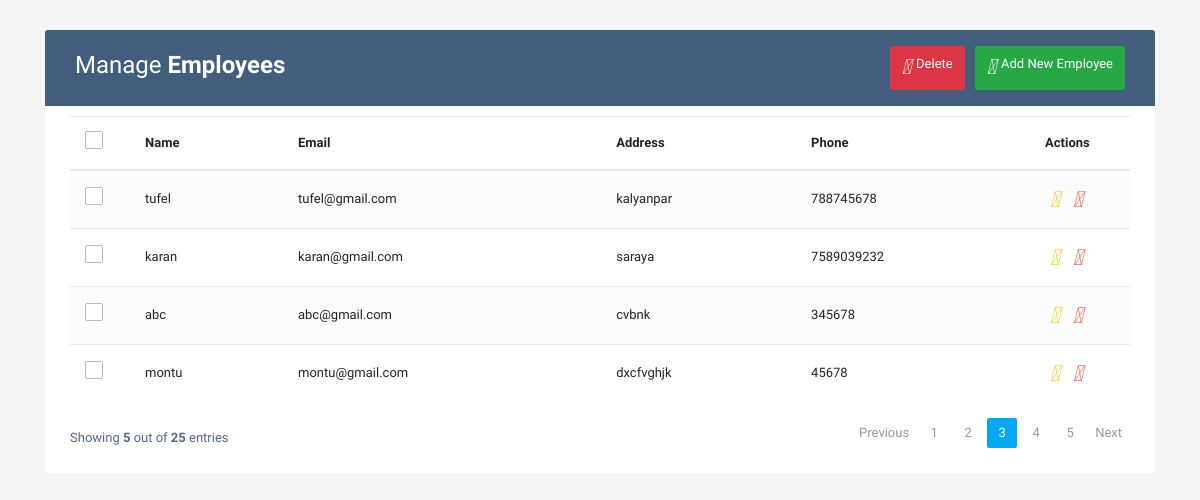
Before: / with the older database file.
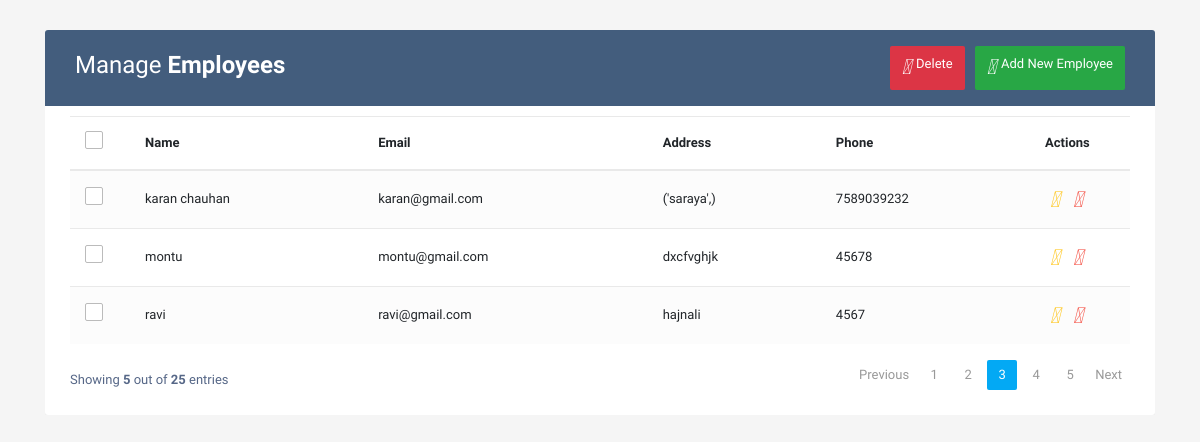
After: the same page with the newer database file.
### app1/models.py (models this page shows, shortened)
class Employee(models.Model):
    name = models.CharField(max_length=30)
    email = models.EmailField(unique=True)
    address = models.TextField()
    phone = models.IntegerField()

### app1/views.py (the view)
# urls.py: path('', views.crud, name='crud'),
def crud(request):
    emp = Employee.objects.all()
    return render(request, 'crud.html', {'emp':emp})

### app1/templates/crud.html (shortened to what this page needs)
<!DOCTYPE html>
<html lang="en">
<head>
<link rel="stylesheet" href="https://stackpath.bootstrapcdn.com/bootstrap/4.5.0/css/bootstrap.min.css">
<link rel="stylesheet" href="https://maxcdn.bootstrapcdn.com/font-awesome/4.7.0/css/font-awesome.min.css">
</head>
<body>
<div class="container-xl">
	<div class="table-responsive">
		<div class="table-wrapper">
			<div class="table-title">
				<div class="row">
					<div class="col-sm-6">
						<h2>Manage <b>Employees</b></h2>
					</div>
					<div class="col-sm-6">
						<a href="#addEmployeeModal" class="btn btn-success" data-toggle="modal"><i class="material-icons">&#xE147;</i> <span>Add New Employee</span></a>
						<a href="#deleteEmployeeModal" class="btn btn-danger" data-toggle="modal"><i class="material-icons">&#xE15C;</i> <span>Delete</span></a>
					</div>
				</div>
			</div>
			<table class="table table-striped table-hover">
				<thead>
					<tr>
						<th>
							<span class="custom-checkbox">
								<label for="selectAll"></label>
							</span>
						</th>
						<th>Name</th>
						<th>Email</th>
						<th>Address</th>
						<th>Phone</th>
						<th>Actions</th>
					</tr>
				</thead>
				<tbody>
                    {% for i in emp %}
					<tr>
						<td>
							<span class="custom-checkbox">
								<label for="checkbox1"></label>
							</span>
						</td>
						<td>{{ i.name }}</td>
						<td>{{ i.email }}</td>
						<td>{{ i.address }}</td>
						<td>{{ i.phone }}</td>
						<td>
							<a href="#editEmployeeModal{{forloop.counter}}" class="edit" data-toggle="modal"><i class="material-icons" data-toggle="tooltip" title="Edit">&#xE254;</i></a>
							<a href="#deleteEmployeeModal{{forloop.counter}}" class="delete" data-toggle="modal"><i class="material-icons" data-toggle="tooltip" title="Delete">&#xE872;</i></a>
						</td>
					</tr>
                    {% endfor %}
				</tbody>
			</table>
			<div class="clearfix">
				<div class="hint-text">Showing <b>5</b> out of <b>25</b> entries</div>
				<ul class="pagination">
					<li class="page-item disabled"><a href="#">Previous</a></li>
					<li class="page-item"><a href="#" class="page-link">1</a></li>
					<li class="page-item"><a href="#" class="page-link">2</a></li>
					<li class="page-item active"><a href="#" class="page-link">3</a></li>
					<li class="page-item"><a href="#" class="page-link">4</a></li>
					<li class="page-item"><a href="#" class="page-link">5</a></li>
					<li class="page-item"><a href="#" class="page-link">Next</a></li>
				</ul>
			</div>
		</div>
	</div>
</div>
</body>
</html>

### app1/templates/crud.html (style rules this page uses)
body { color: #566787; background: #f5f5f5; font-family: 'Varela Round', sans-serif; font-size: 13px; }
.table-responsive { margin: 30px 0; }
.table-wrapper { background: #fff; padding: 20px 25px; border-radius: 3px; min-width: 1000px; box-shadow: 0 1px 1px rgba(0,0,0,.05); }
.table-title { padding-bottom: 15px; background: #435d7d; color: #fff; padding: 16px 30px; min-width: 100%; margin: -20px -25px 10px; border-radius: 3px 3px 0 0; }
.table-title h2 { margin: 5px 0 0; font-size: 24px; }
.table-title .btn { color: #fff; float: right; font-size: 13px; border: none; min-width: 50px; border-radius: 2px; border: none; outline: none !important; margin-left: 10px; }
.table-title .btn i { float: left; font-size: 21px; margin-right: 5px; }
.table-title .btn span { float: left; margin-top: 2px; }
table.table tr th, table.table tr td { border-color: #e9e9e9; padding: 12px 15px; vertical-align: middle; }
table.table tr th:first-child { width: 60px; }
table.table tr th:last-child { width: 100px; }
table.table-striped tbody tr:nth-of-type(odd) { background-color: #fcfcfc; }
table.table td:last-child i { opacity: 0.9; font-size: 22px; margin: 0 5px; }
table.table td a { font-weight: bold; color: #566787; display: inline-block; text-decoration: none; outline: none !important; }
table.table td a.edit { color: #FFC107; }
table.table td a.delete { color: #F44336; }
table.table td i { font-size: 19px; }
.pagination { float: right; margin: 0 0 5px; }
.pagination li a { border: none; font-size: 13px; min-width: 30px; min-height: 30px; color: #999; margin: 0 2px; line-height: 30px; border-radius: 2px !important; text-align: center; padding: 0 6px; }
.pagination li.active a, .pagination li.active a.page-link { background: #03A9F4; }
.hint-text { float: left; margin-top: 10px; font-size: 13px; }
.custom-checkbox { position: relative; }
.custom-checkbox label:before { width: 18px; height: 18px; }
.custom-checkbox label:before { content: ''; margin-right: 10px; display: inline-block; vertical-align: text-top; background: white; border: 1px solid #bbb; border-radius: 2px; box-sizing: border-box; z-index: 2; }

Changed rows visible on the page:
removed Employee: name "tufel", email "tufel@gmail.com", address "kalyanpar", phone "788745678"
removed Employee: name "abc", email "abc@gmail.com", address "cvbnk", phone "345678"
changed Employee "karan@gmail.com": name "karan" → "karan chauhan"; address "saraya" → "('saraya',)"
added Employee: name "ravi", email "ravi@gmail.com", address "hajnali", phone "4567"
